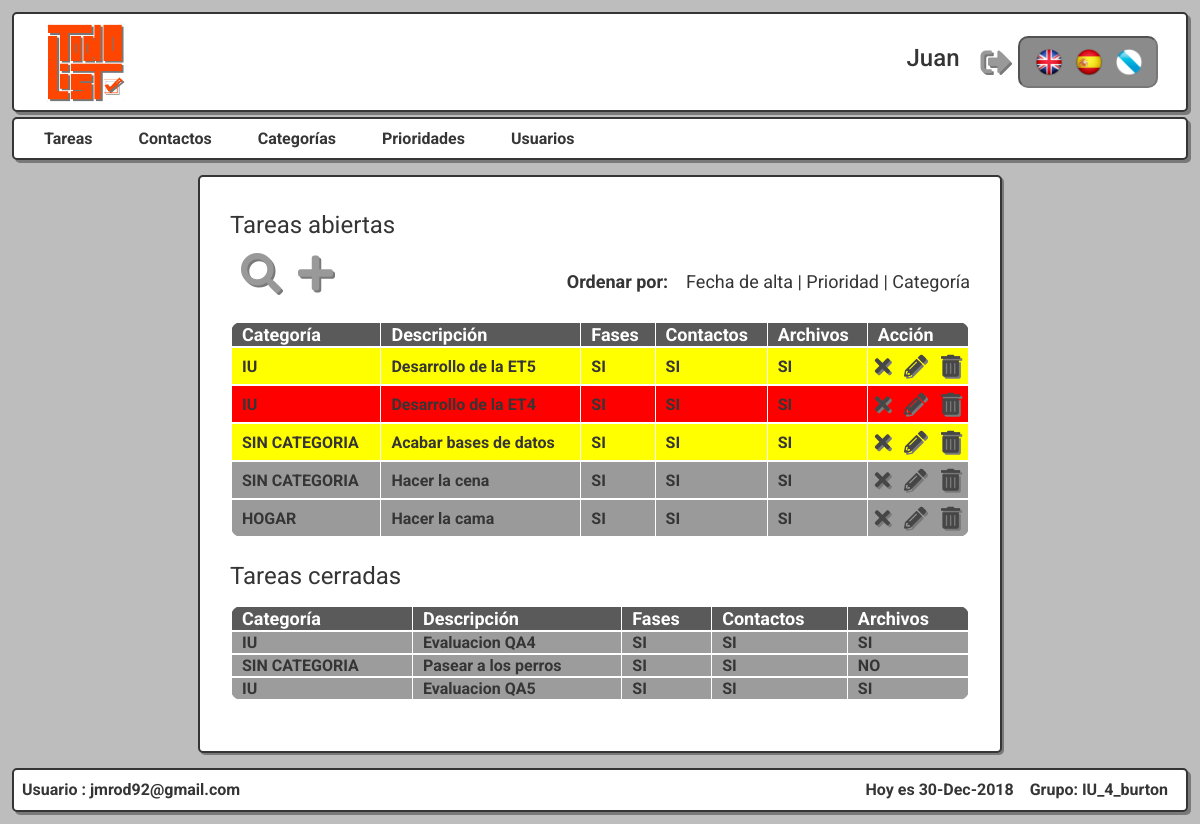
Page /Controllers/Tarea_Controller.php?accion=SHOWALL (signed in) on the earlier database version.
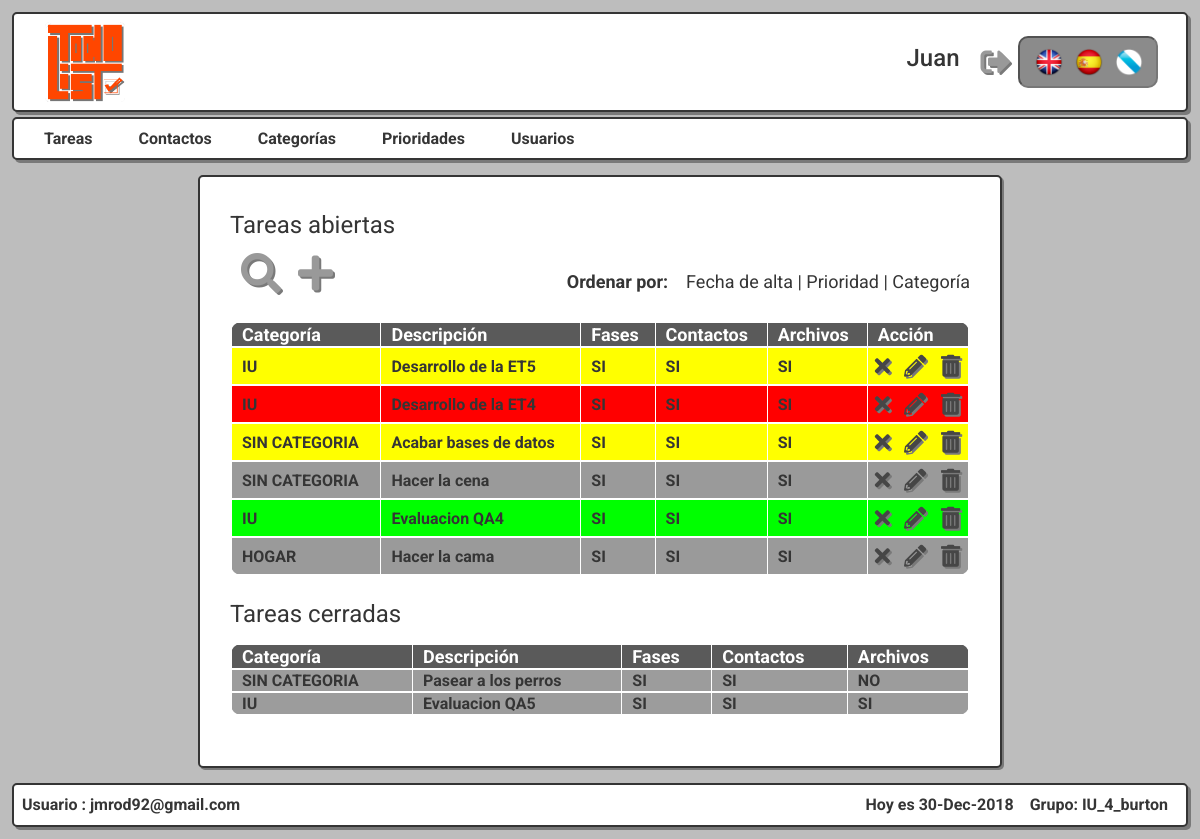
Same page on the later database version.
### tables this page shows
CREATE TABLE IF NOT EXISTS `TAREA` (
  `pri_tar` int(2) DEFAULT '1' NOT NULL,
  `id_tar` MEDIUMINT NOT NULL AUTO_INCREMENT PRIMARY KEY,
  `fecha_tar` date NOT NULL,
  `estado_tar` enum('ABIERTA','CERRADA') NOT NULL,
  `desc_tar` varchar(150) NOT NULL,
  `creador_tar` varchar(60) NOT NULL,
  `cat_tar` int DEFAULT '1' NOT NULL,
  FOREIGN KEY (`creador_tar`) REFERENCES USUARIO(`email_usr`) ON DELETE NO ACTION ON UPDATE CASCADE,
  FOREIGN KEY (`cat_tar`) REFERENCES CATEGORIA(`id_cat`) ON DELETE NO ACTION ON UPDATE CASCADE,
  FOREIGN KEY (`pri_tar`) REFERENCES PRIORIDAD(`id_pri`) ON DELETE NO ACTION ON UPDATE CASCADE
);

CREATE TABLE IF NOT EXISTS `CATEGORIA` (
  `id_cat` MEDIUMINT NOT NULL AUTO_INCREMENT PRIMARY KEY,
  `nom_cat` varchar(20) NOT NULL,
  `desc_cat` varchar(150) NOT NULL
);

### Models/TAREA_Model.php (called while the page is built, shortened)
<?php
class TAREA_Model {
  function __construct($prioridad, $id, $fecha, $estado, $descripcion, $creador, $categoria){
    include_once '../Models/Access_DB.php';
    $this->mysqli = ConnectDB();
  }
  function Showall(){
    $sql = "SELECT * FROM `tarea` t, `prioridad` p, `categoria` c WHERE t.`pri_tar`= p.`id_pri` AND t.`cat_tar`=c.`id_cat` ORDER BY t.`fecha_tar`";
    if(!($resultado = $this->mysqli->query($sql))){
      return 'Error en la consulta';
    }
    else{
      $result =  mysqli_fetch_all($resultado, MYSQLI_ASSOC);
      return $result;
    }
	}
}
 ?>

### Models/Access_DB.php (called while the page is built)
<?php
function ConnectDB()
{
    $mysqli = new mysqli("localhost", 'todolistdba', 'todolistpass' , 'TODOLISTDB');
	if ($mysqli->connect_errno) {
		include './MESSAGE_View.php';
		new MESSAGE("Fallo al conectar a MySQL: (" . $mysqli->connect_errno . ") " . $mysqli->connect_error, './index.php');
		return false;
	}
	else{
		return $mysqli;
	}
}
?>

### Views/Tarea_Views/Tarea_SHOWALL.php (the view, shortened to what the rows shown need)
<?php
	class Tarea_SHOWALL{
		function __construct($datos, $contfas, $contcon, $contarch){
			$this->render($datos, $contfas, $contcon, $contarch);
		}
		function render($datos, $contfas, $contcon, $contarch){
            include '../Views/Header.php';?>
<div class="col-md-8 contenido articulo">
    <fieldset id="showall">
        <table>
        <thead>
        <tr>
                <th><?php echo $strings['Categoría'];?></th>
                <th><?php echo $strings['Descripción'];?></th>
                <th><?php echo $strings['Fases'];?></th>
                <th><?php echo $strings['Contactos'];?></th>
                <th><?php echo $strings['Archivos'];?></th>
                <th colspan="4"><?php echo $strings['Acción'];?></th>
        </tr>
        </thead>
        <tr>
            <?php  $datos2 = $datos;
            if ($_SESSION['tipo'] == 'ADMIN'){?>
            <?php if(count($datos, COUNT_RECURSIVE)!= 14){
                    foreach($datos as $datos) :
                    if ($datos['estado_tar'] == 'ABIERTA'){?>
                        <td onclick="location='../Controllers/Tarea_Controller.php?accion=SHOWCURRENT&param=<?php echo $datos['id_tar'];?>'" style="background-color:<?php echo $datos['codcolor_pri']."\n"; ?>;"><?php echo $datos['nom_cat']."\n"; ?></td>
                        <td onclick="location='../Controllers/Tarea_Controller.php?accion=SHOWCURRENT&param=<?php echo $datos['id_tar']?>'" style="background-color:<?php echo $datos['codcolor_pri']."\n"; ?>;"><?php echo $datos['desc_tar']."\n"; ?></td>
                    <?php $array = []; $auxarray='NO'; $cont=0;
                        foreach($contfas as $fases) :
                            if ($fases['id_tar'] == $datos['id_tar']){
                                $array[$cont]='SI';
                            }else{
                                $array[$cont]='NO';
                            }
                            $cont++;
                        endforeach;
                        foreach ($array as $opt) :
                            if ($opt == 'SI'){
                                $auxarray = 'SI';
                            }
                        endforeach;?>
                    <td onclick="location='../Controllers/Tarea_Controller.php?accion=SHOWCURRENT&param=<?php echo $datos['id_tar'];?>'" style="background-color:<?php echo $datos['codcolor_pri']."\n"; ?>"><?php echo $auxarray."\n"; ?></td>
                    <?php $array = []; $auxarray='NO'; $cont=0;
                        foreach($contcon as $contactos) :
                            if ($contactos['tarea'] == $datos['id_tar']){
                                $array[$cont]='SI';
                            }else{
                                $array[$cont]='NO';
                            }
                            $cont++;
                        endforeach;
                        foreach ($array as $opt) :
                            if ($opt == 'SI'){
                                $auxarray = 'SI';
                            }
                        endforeach;?>
                    <td onclick="location='../Controllers/Tarea_Controller.php?accion=SHOWCURRENT&param=<?php echo $datos['id_tar'];?>'" style="background-color:<?php echo $datos['codcolor_pri']."\n"; ?>"><?php echo $auxarray."\n"; ?></td>
                    <?php $array = []; $auxarray='NO'; $cont=0;
                        foreach($contarch as $archivos) :
                            if ($archivos['tarea'] == $datos['id_tar']){
                                $array[$cont]='SI';
                            }else{
                                $array[$cont]='NO';
                            }
                            $cont++;
                        endforeach;
                        foreach ($array as $opt) :
                            if ($opt == 'SI'){
                                $auxarray = 'SI';
                            }
                        endforeach;?>
                    <td onclick="location='../Controllers/Tarea_Controller.php?accion=SHOWCURRENT&param=<?php echo $datos['id_tar'];?>'" style="background-color:<?php echo $datos['codcolor_pri']."\n"; ?>"><?php echo $auxarray."\n"; ?></td>
                <td class="tb-btn" style="background-color:<?php echo $datos['codcolor_pri']."\n"; ?>;"><button class="editbtn" role="link" onclick="window.location='../Controllers/Tarea_Controller.php?accion=CLOSE&param=<?php echo $datos['id_tar'];?>';"><i class="fas fa-times"></i></button></td>
                <td class="tb-btn" style="background-color:<?php echo $datos['codcolor_pri']."\n"; ?>;"><button class="editbtn" role="link" onclick="window.location='../Controllers/Tarea_Controller.php?accion=EDIT&param=<?php echo $datos['id_tar'];?>';"><i class="fas fa-pencil-alt"></i></button></td>
                <td class="tb-btn" style="background-color:<?php echo $datos['codcolor_pri']."\n"; ?>;"><button class="editbtn" role="link" onclick="window.location='../Controllers/Tarea_Controller.php?accion=DELETE&param=<?php echo $datos['id_tar'];?>';"><i class="fas fa-trash-alt"></i></button></td>
            </tr>
                           <?php } endforeach;}?>
            <?php } ?>
            </table>
    <table>
    <thead>
    <tr>
            <th><?php echo $strings['Categoría'];?></th>
            <th><?php echo $strings['Descripción'];?></th>
            <th><?php echo $strings['Fases'];?></th>
            <th><?php echo $strings['Contactos'];?></th>
            <th><?php echo $strings['Archivos'];?></th>
    </tr>
    </thead>
    <tr>
        <?php if ($_SESSION['tipo'] == 'ADMIN'){?>
        <?php if(count($datos2, COUNT_RECURSIVE)!= 14){
                foreach($datos2 as $datos) :
                if ($datos['estado_tar'] == 'CERRADA'){?>
                    <td onclick="location='../Controllers/Tarea_Controller.php?accion=SHOWCURRENT&param=<?php echo $datos['id_tar'];?>'" ><?php echo $datos['nom_cat']."\n"; ?></td>
                    <td onclick="location='../Controllers/Tarea_Controller.php?accion=SHOWCURRENT&param=<?php echo $datos['id_tar']?>'" ><?php echo $datos['desc_tar']."\n"; ?></td>
                <?php $array = []; $auxarray='NO'; $cont=0;
                    foreach($contfas as $fases) :
                        if ($fases['id_tar'] == $datos['id_tar']){
                            $array[$cont]='SI';
                        }else{
                            $array[$cont]='NO';
                        }
                        $cont++;
                    endforeach;
                    foreach ($array as $opt) :
                        if ($opt == 'SI'){
                            $auxarray = 'SI';
                        }
                    endforeach;?>
                <td onclick="location='../Controllers/Tarea_Controller.php?accion=SHOWCURRENT&param=<?php echo $datos['id_tar'];?>'" ><?php echo $auxarray."\n"; ?></td>
                <?php $array = []; $auxarray='NO'; $cont=0;
                    foreach($contcon as $contactos) :
                        if ($contactos['tarea'] == $datos['id_tar']){
                            $array[$cont]='SI';
                        }else{
                            $array[$cont]='NO';
                        }
                        $cont++;
                    endforeach;
                    foreach ($array as $opt) :
                        if ($opt == 'SI'){
                            $auxarray = 'SI';
                        }
                    endforeach;?>
                <td onclick="location='../Controllers/Tarea_Controller.php?accion=SHOWCURRENT&param=<?php echo $datos['id_tar'];?>'" ><?php echo $auxarray."\n"; ?></td>
                <?php $array = []; $auxarray='NO'; $cont=0;
                    foreach($contarch as $archivos) :
                        if ($archivos['tarea'] == $datos['id_tar']){
                            $array[$cont]='SI';
                        }else{
                            $array[$cont]='NO';
                        }
                        $cont++;
                    endforeach;
                    foreach ($array as $opt) :
                        if ($opt == 'SI'){
                            $auxarray = 'SI';
                        }
                    endforeach;?>
                <td onclick="location='../Controllers/Tarea_Controller.php?accion=SHOWCURRENT&param=<?php echo $datos['id_tar'];?>'" ><?php echo $auxarray."\n"; ?></td>
        </tr>
                       <?php } endforeach;}else{
                           if ($datos['estado_tar'] == 'CERRADA'){?>
            <td onclick="location='../Controllers/Tarea_Controller.php?accion=SHOWCURRENT&param=<?php echo $datos2['id_tar']?>'" ><?php echo $datos2['nom_cat']."\n"; ?></td>
            <td onclick="location='../Controllers/Tarea_Controller.php?accion=SHOWCURRENT&param=<?php echo $datos2['id_tar']?>'" ><?php echo $datos2['desc_tar']."\n"; ?></td>
                    <?php $array = []; $auxarray='NO'; $cont=0;
                    foreach($contfas as $fases) :
                        if ($fases['id_tar'] == $datos['id_tar']){
                            $array[$cont]='SI';
                        }else{
                            $array[$cont]='NO';
                        }
                        $cont++;
                    endforeach;
                    foreach ($array as $opt) :
                        if ($opt == 'SI'){
                            $auxarray = 'SI';
                        }
                    endforeach;?>
                <td onclick="location='../Controllers/Tarea_Controller.php?accion=SHOWCURRENT&param=<?php echo $datos2['id_tar'];?>'" ><?php echo $auxarray."\n"; ?></td>
                <?php $array = []; $auxarray='NO'; $cont=0;
                    foreach($contcon as $contactos) :
                        if ($contactos['tarea'] == $datos['id_tar']){
                            $array[$cont]='SI';
                        }else{
                            $array[$cont]='NO';
                        }
                        $cont++;
                    endforeach;
                    foreach ($array as $opt) :
                        if ($opt == 'SI'){
                            $auxarray = 'SI';
                        }
                    endforeach;?>
                <td onclick="location='../Controllers/Tarea_Controller.php?accion=SHOWCURRENT&param=<?php echo $datos2['id_tar'];?>'" ><?php echo $auxarray."\n"; ?></td>
                <?php $array = []; $auxarray='NO'; $cont=0;
                    foreach($contarch as $archivos) :
                        if ($archivos['tarea'] == $datos['id_tar']){
                            $array[$cont]='SI';
                        }else{
                            $array[$cont]='NO';
                        }
                        $cont++;
                    endforeach;
                    foreach ($array as $opt) :
                        if ($opt == 'SI'){
                            $auxarray = 'SI';
                        }
                    endforeach;?>
                <td onclick="location='../Controllers/Tarea_Controller.php?accion=SHOWCURRENT&param=<?php echo $datos2['id_tar'];?>'" ><?php echo $auxarray."\n"; ?></td>
        </tr>
        <?php }}?>
        <?php } ?>
        </table>
    </fieldset>
</div>
<?php
			include '../Views/Footer.php';
		}
	}
?>

Differences in the rows shown:
changed tarea "Evaluacion QA4": moves from the list under "Tareas cerradas" to the list under "Tareas abiertas"
